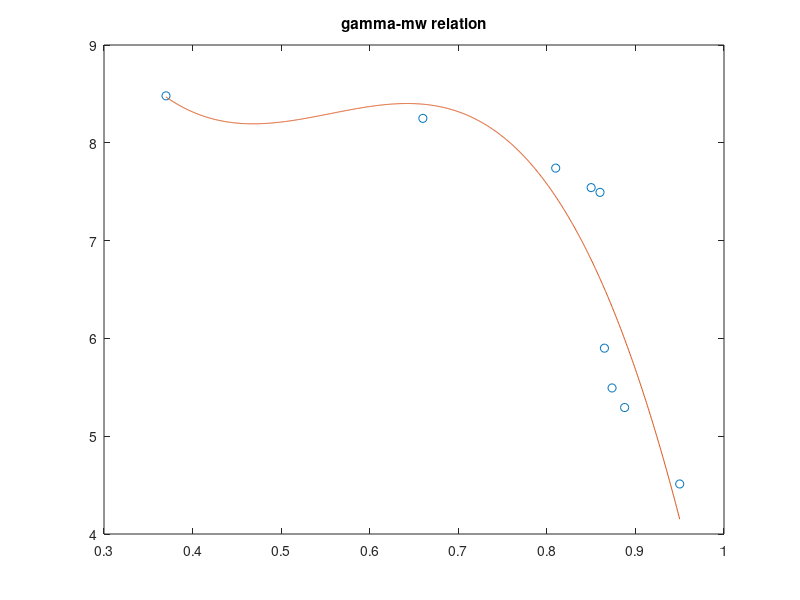

The MATLAB source for this figure: (Note: this script raises an error after producing the figure.)
close all;
clear all;

%data from the simulations
gamma = [0.37, 0.66, 0.81, 0.85, 0.86, 0.865,0.8736, 0.8878, 0.95];
mw = [8.48034346942322, 8.24980398291671, 7.74134259785098, 7.54175421912558, 7.49330487989073, 5.90016724747872 ,5.49334275132674, 5.29311372159767, 4.51148308482790];
moment = [6.691372453373157E+021, 3.017907847593435E+021, 5.212113888262722E+020, 2.615961383442914E+020 ,2.212877229053298E+020,9.020920827196643E+017,1.108333811780820E+017, 7.451172662963868E+015];
%%
% gamma - mw
p = polyfit(gamma,mw,3);
x1 = linspace(0.37,0.95,1000);
y1 = polyval(p,x1);
figure
plot(gamma,mw,'o')
title('gamma-mw relation')

hold on
plot(x1,y1)
hold off

index = find(round(y1,4) == 6.5);
disp(x1(index))
%%
M_w_half6 = interp1(x1,y1,[0.865],'linear','extrap')

%%
%gamma mv
 
 p1 = polyfit(gamma,moment,3);
 x2 = linspace(0,0.95,1000);
 y2 = polyval(p1,x2);
 figure
 plot(gamma,moment,'o')
 title('gamma-moment relation')
 hold on
 plot(x2,y2)
 hold off
 xlim([0.37,0.95]);

%index = find(round(y2,1,'significant') == 6.5000);
%disp(x2(index))
%%


interp1(y2,x2,mag2moment(6.5),'linear','extrap')
interp1(y2,x2,mag2moment(6.5),'pp','extrap')
interp1(y1,x1,6.5,'pp','extrap')

function [Mw]=moment2mag(M_0)
    Mw = 2/3 * (log10(M_0) - 9.1); %p35, empirical relationship
end

function [M_0]=mag2moment(M_w)
    exponent = 3/2 * M_w + 9.1; %p35, empirical relationship
    M_0 = 10^exponent;
end